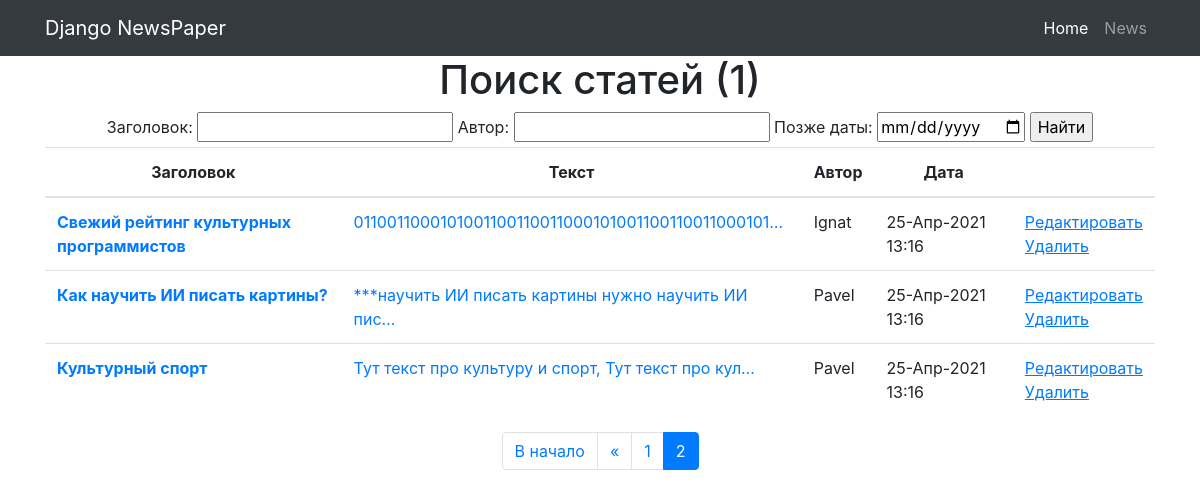
The app's page /news/search/?page=2, older data.
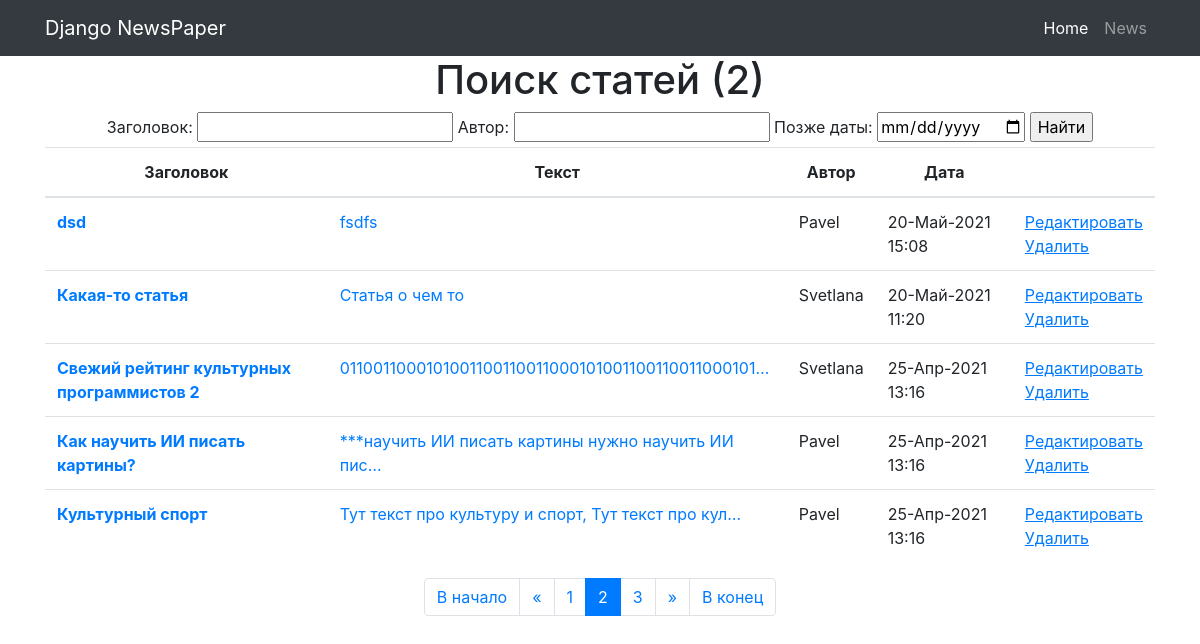
The same page, newer data.
### news/models.py (models this page shows, shortened)
class Post(models.Model):
    ARTICLE = 'AR'
    NEWS = 'NS'
    POST_CHOICES = (
        (ARTICLE, 'Статья'),
        (NEWS, 'Новость'),
    )
    author = models.ForeignKey(Author, on_delete=models.CASCADE)
    type_post = models.CharField(max_length=2, choices=POST_CHOICES,
                                 default=ARTICLE)
    created_at = models.DateTimeField(auto_now_add=True)
    category = models.ManyToManyField(Category, through='PostCategory')
    title = models.CharField(max_length=255)
    content = models.TextField()
    rating = models.IntegerField(default=0)

class Author(models.Model):
    user = models.OneToOneField(User, on_delete=models.CASCADE)
    rating = models.IntegerField(default=0)
    def __str__(self):
        return f'{self.user}'

### news/views.py (the view)
# urls.py: path('search/', PostSearch.as_view()),
class PostSearch(ListView):
    model = Post
    template_name = 'news/search.html'
    context_object_name = 'posts'
    ordering = ['-created_at']
    paginate_by = 2
    def get_context_data(self, **kwargs):
        context = super(PostSearch, self).get_context_data(**kwargs)
        post_list = PostFilter(self.request.GET, queryset=Post.objects.all()).qs
        paginator = Paginator(post_list, self.paginate_by)
        page = self.request.GET.get('page')
        try:
            post_filter = paginator.page(page)
        except PageNotAnInteger:
            post_filter = paginator.page(1)
        except EmptyPage:
            post_filter = paginator.page(paginator.num_pages)
        context['filter'] = PostFilter(self.request.GET, queryset=super().get_queryset())
        context['filterset'] = post_filter
        return context

### news/templatetags/custom_filters.py (called while the page is built)
@register.filter(name='censor')
def censor(value):
    words = ['дурак', 'сука']
    for word in words:
        if word in value:
            value = value.replace(word, '***')
    return str(value)

### templates/news/search.html (shortened to what this page needs)
{% extends 'default.html' %}
{% load custom_filters %}
{% block content %}
<h1>Поиск статей ({{ posts|length }})</h1>
  {% if posts %}
<form method="GET">
    {{ filter.form }}
    <input type="submit" value="Найти">
</form>
<table class="table">
  <thead>
    <tr>
      <th scope="col">Заголовок</th>
      <th scope="col">Текст</th>
      <th scope="col">Автор</th>
      <th scope="col">Дата</th>
      <th scope="col"></th>
    </tr>
  </thead>
  <tbody>
    {% for post in filter.qs %}
     <tr class="text-left">
      <th scope="row"><a href="{{ post.pk }}">{{ post.title|censor }}</a></th>
      <td><a href="{{ post.pk }}">{{ post.content|censor|truncatechars:50 }}</a></td>
      <td>{{ post.author }}</td>
      <td>{{ post.created_at|date:'d-M-Y H:i' }}</td>
       <td><a href="{% url 'post_edit' post.id %}"><u>Редактировать</u></a><br><a href="{% url 'post_delete' post.id %}"><u> Удалить </u></a></td>
    </tr>
    {% endfor %}
  </tbody>
</table>
  {% else %}
        <h2>Ничего не найдено!</h2>
  {% endif %}
{% if is_paginated %}
<nav aria-label="Page navigation">
  <ul class="pagination justify-content-center">
    {% if filterset.has_previous %}
        <li class="page-item"><a class="page-link" href="?page=1">В начало</a></li>
        <li class="page-item">
          <a class="page-link" href="?page={{ filterset.previous_page_number }}" aria-label="Previous">
            <span aria-hidden="true">&laquo;</span>
          </a>
        </li>
    {% endif %}
    {% for num in filterset.paginator.page_range %}
        {% if filterset.number == num %}
            <li class="page-item active"><a class="page-link">{{ num }}</a></li>
        {% elif num > filterset.number|add:'-3' and num < filterset.number|add:'3' %}
            <li class="page-item"><a class="page-link" href="?page={{ num }}">{{ num }}</a></li>
        {% endif %}
    {% endfor %}
    {% if filterset.has_next %}
        <li class="page-item">
          <a class="page-link" href="?page={{ filterset.next_page_number }}" aria-label="Next">
            <span aria-hidden="true">&raquo;</span>
          </a>
        </li>
        <li class="page-item"><a class="page-link" href="?page={{ filterset.paginator.num_pages }}">В конец</a></li>
    {% endif %}
  </ul>
</nav>
{% endif %}
{% endblock content %}

Row changes from the older to the newer data that the page shows:
added Post: title|censor "dsd", content|censor "fsdfs", author "Pavel", created_at "20-Май-2021 15:08"
added Post: title|censor "Какая-то статья", content|censor "Статья о чем то", author "Svetlana", created_at "20-Май-2021 11:20"
changed Post: title|censor "Свежий рейтинг культурных программистов" → "Свежий рейтинг культурных программистов 2"; author "Ignat" → "Svetlana"
Text that changed along with them:
{{ posts|length }}: "1" → "2"
new list line: "3"
text now shown: "» В конец"
